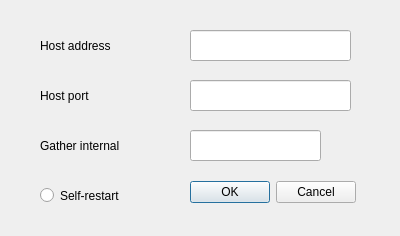
<?xml version="1.0" encoding="UTF-8"?>
<ui version="4.0">
 <class>SetDialog</class>
 <widget class="QDialog" name="SetDialog">
  <property name="geometry">
   <rect>
    <x>0</x>
    <y>0</y>
    <width>400</width>
    <height>236</height>
   </rect>
  </property>
  <property name="windowTitle">
   <string>System Setting</string>
  </property>
  <widget class="QRadioButton" name="radioButton">
   <property name="geometry">
    <rect>
     <x>40</x>
     <y>180</y>
     <width>112</width>
     <height>31</height>
    </rect>
   </property>
   <property name="text">
    <string>Self-restart</string>
   </property>
  </widget>
  <widget class="QDialogButtonBox" name="buttonBox">
   <property name="geometry">
    <rect>
     <x>190</x>
     <y>180</y>
     <width>166</width>
     <height>25</height>
    </rect>
   </property>
   <property name="standardButtons">
    <set>QDialogButtonBox::Cancel|QDialogButtonBox::Ok</set>
   </property>
  </widget>
  <widget class="QLineEdit" name="lineEdit_3">
   <property name="geometry">
    <rect>
     <x>190</x>
     <y>130</y>
     <width>131</width>
     <height>31</height>
    </rect>
   </property>
  </widget>
  <widget class="QLabel" name="label_2">
   <property name="geometry">
    <rect>
     <x>40</x>
     <y>80</y>
     <width>111</width>
     <height>31</height>
    </rect>
   </property>
   <property name="text">
    <string>Host port</string>
   </property>
  </widget>
  <widget class="QLineEdit" name="lineEdit_2">
   <property name="geometry">
    <rect>
     <x>190</x>
     <y>80</y>
     <width>161</width>
     <height>31</height>
    </rect>
   </property>
  </widget>
  <widget class="QLabel" name="label_3">
   <property name="geometry">
    <rect>
     <x>40</x>
     <y>130</y>
     <width>111</width>
     <height>31</height>
    </rect>
   </property>
   <property name="text">
    <string>Gather internal</string>
   </property>
  </widget>
  <widget class="QLabel" name="label_1">
   <property name="geometry">
    <rect>
     <x>40</x>
     <y>30</y>
     <width>111</width>
     <height>31</height>
    </rect>
   </property>
   <property name="text">
    <string>Host address</string>
   </property>
  </widget>
  <widget class="QLineEdit" name="lineEdit_1">
   <property name="geometry">
    <rect>
     <x>190</x>
     <y>30</y>
     <width>161</width>
     <height>31</height>
    </rect>
   </property>
  </widget>
 </widget>
 <resources/>
 <connections/>
</ui>
